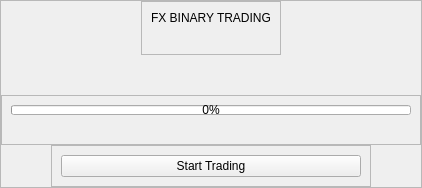
               <widget class="QWidget" name="loadPage">
                <property name="sizePolicy">
                 <sizepolicy hsizetype="Expanding" vsizetype="Expanding">
                  <horstretch>0</horstretch>
                  <verstretch>0</verstretch>
                 </sizepolicy>
                </property>
                <property name="autoFillBackground">
                 <bool>false</bool>
                </property>
                <property name="styleSheet">
                 <string notr="true">#loadPage{
	background-image: url(:/appicon/WhatsApp Image 2023-01-23 at 13.59.23.jpg);
	background-repeat: no-repeat; 
	background-position: center; 
}</string>
                </property>
                <layout class="QVBoxLayout" name="verticalLayout_9">
                 <property name="spacing">
                  <number>0</number>
                 </property>
                 <property name="leftMargin">
                  <number>0</number>
                 </property>
                 <property name="topMargin">
                  <number>0</number>
                 </property>
                 <property name="rightMargin">
                  <number>0</number>
                 </property>
                 <property name="bottomMargin">
                  <number>0</number>
                 </property>
                 <item>
                  <widget class="QFrame" name="loadPageContainer">
                   <property name="sizePolicy">
                    <sizepolicy hsizetype="Expanding" vsizetype="Expanding">
                     <horstretch>0</horstretch>
                     <verstretch>0</verstretch>
                    </sizepolicy>
                   </property>
                   <property name="frameShape">
                    <enum>QFrame::StyledPanel</enum>
                   </property>
                   <property name="frameShadow">
                    <enum>QFrame::Raised</enum>
                   </property>
                   <layout class="QVBoxLayout" name="verticalLayout_16">
                    <property name="spacing">
                     <number>0</number>
                    </property>
                    <property name="leftMargin">
                     <number>0</number>
                    </property>
                    <property name="topMargin">
                     <number>0</number>
                    </property>
                    <property name="rightMargin">
                     <number>0</number>
                    </property>
                    <property name="bottomMargin">
                     <number>0</number>
                    </property>
                    <item alignment="Qt::AlignHCenter|Qt::AlignTop">
                     <widget class="QFrame" name="loadHeader">
                      <property name="frameShape">
                       <enum>QFrame::StyledPanel</enum>
                      </property>
                      <property name="frameShadow">
                       <enum>QFrame::Raised</enum>
                      </property>
                      <layout class="QVBoxLayout" name="verticalLayout_13">
                       <item>
                        <widget class="QLabel" name="headerDescription">
                         <property name="text">
                          <string>FX BINARY TRADING</string>
                         </property>
                         <property name="alignment">
                          <set>Qt::AlignCenter</set>
                         </property>
                        </widget>
                       </item>
                       <item>
                        <widget class="QLabel" name="description">
                         <property name="text">
                          <string/>
                         </property>
                         <property name="alignment">
                          <set>Qt::AlignCenter</set>
                         </property>
                        </widget>
                       </item>
                      </layout>
                     </widget>
                    </item>
                    <item>
                     <spacer name="verticalSpacer_3">
                      <property name="orientation">
                       <enum>Qt::Vertical</enum>
                      </property>
                      <property name="sizeHint" stdset="0">
                       <size>
                        <width>20</width>
                        <height>40</height>
                       </size>
                      </property>
                     </spacer>
                    </item>
                    <item alignment="Qt::AlignHCenter|Qt::AlignBottom">
                     <widget class="QFrame" name="progressBarContainer">
                      <property name="frameShape">
                       <enum>QFrame::StyledPanel</enum>
                      </property>
                      <property name="frameShadow">
                       <enum>QFrame::Raised</enum>
                      </property>
                      <layout class="QVBoxLayout" name="verticalLayout_14">
                       <item alignment="Qt::AlignBottom">
                        <widget class="QProgressBar" name="progressBar">
                         <property name="sizePolicy">
                          <sizepolicy hsizetype="Fixed" vsizetype="Fixed">
                           <horstretch>0</horstretch>
                           <verstretch>0</verstretch>
                          </sizepolicy>
                         </property>
                         <property name="minimumSize">
                          <size>
                           <width>400</width>
                           <height>10</height>
                          </size>
                         </property>
                         <property name="maximumSize">
                          <size>
                           <width>16777215</width>
                           <height>5</height>
                          </size>
                         </property>
                         <property name="value">
                          <number>0</number>
                         </property>
                        </widget>
                       </item>
                       <item>
                        <widget class="QLabel" name="load">
                         <property name="text">
                          <string/>
                         </property>
                         <property name="alignment">
                          <set>Qt::AlignCenter</set>
                         </property>
                        </widget>
                       </item>
                      </layout>
                     </widget>
                    </item>
                    <item alignment="Qt::AlignHCenter|Qt::AlignBottom">
                     <widget class="QFrame" name="proceedContainer">
                      <property name="frameShape">
                       <enum>QFrame::StyledPanel</enum>
                      </property>
                      <property name="frameShadow">
                       <enum>QFrame::Raised</enum>
                      </property>
                      <layout class="QVBoxLayout" name="verticalLayout_15">
                       <item>
                        <widget class="QPushButton" name="proceedBtn">
                         <property name="minimumSize">
                          <size>
                           <width>300</width>
                           <height>0</height>
                          </size>
                         </property>
                         <property name="layoutDirection">
                          <enum>Qt::RightToLeft</enum>
                         </property>
                         <property name="text">
                          <string>Start Trading</string>
                         </property>
                         <property name="icon">
                          <iconset>
                           <normaloff>:/appicon/bxs-door-open.svg</normaloff>:/appicon/bxs-door-open.svg</iconset>
                         </property>
                         <property name="iconSize">
                          <size>
                           <width>25</width>
                           <height>25</height>
                          </size>
                         </property>
                        </widget>
                       </item>
                      </layout>
                     </widget>
                    </item>
                   </layout>
                  </widget>
                 </item>
                </layout>
               </widget>
